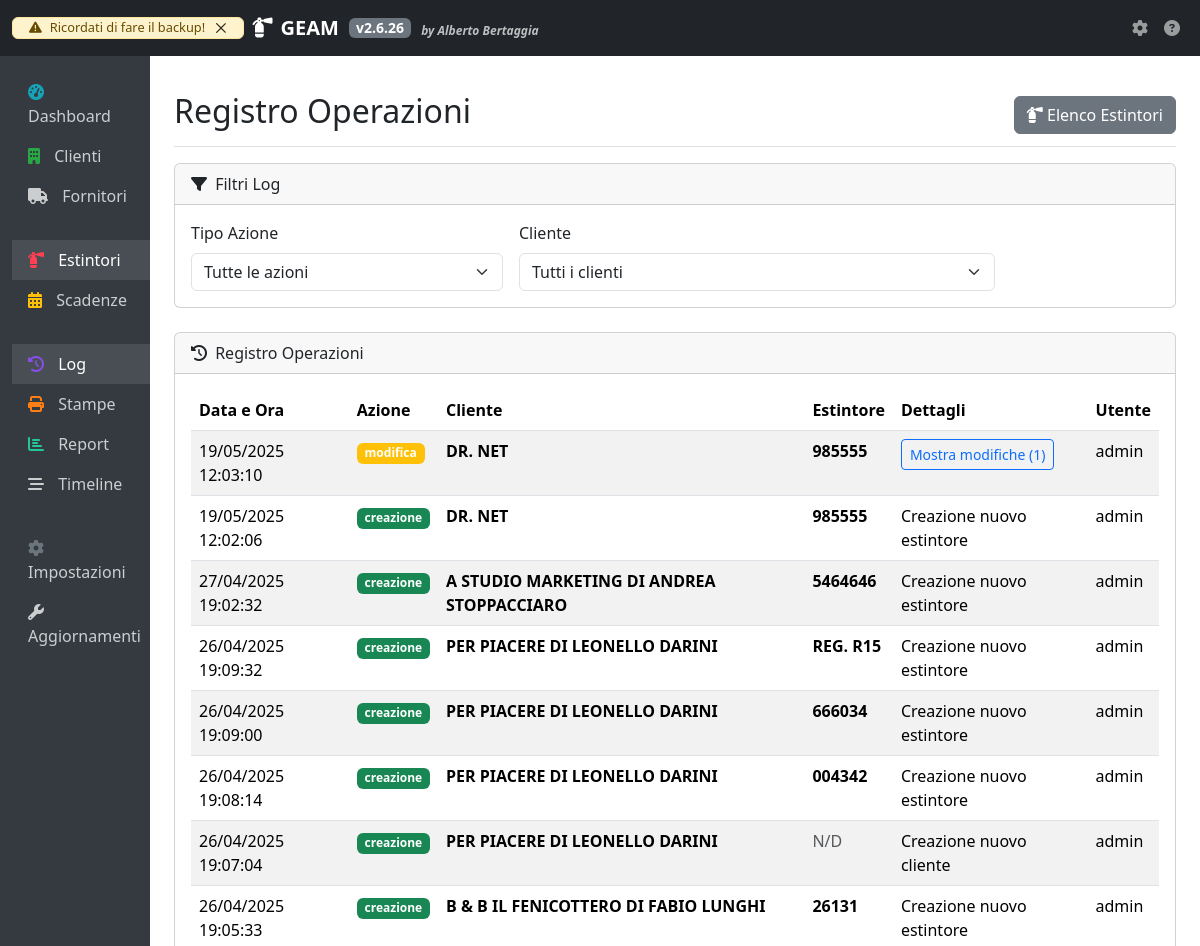
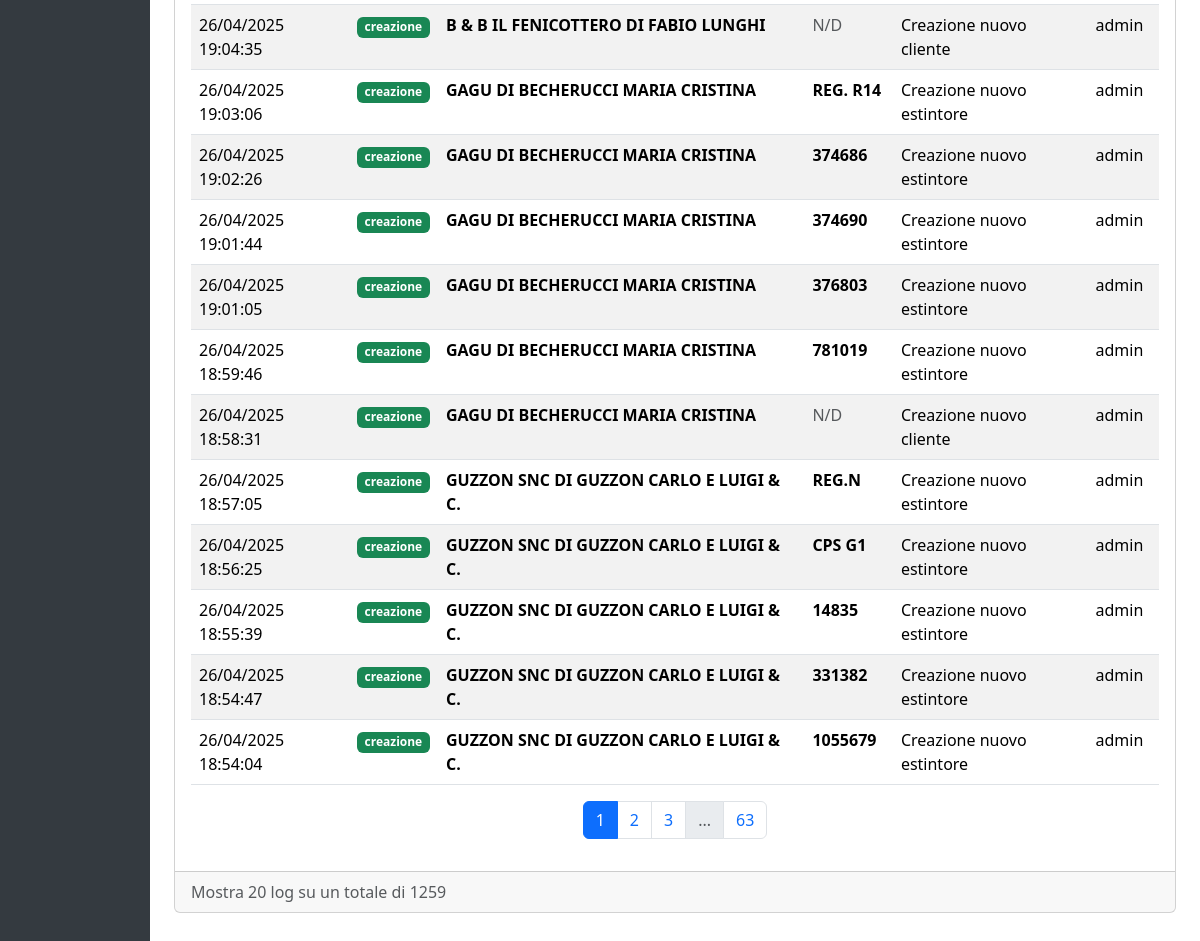
Screenshot of /estintori/logs with the database file from the repository (2 pictures, top to bottom).
### app/models/log.py (models this page shows, shortened)
class Log(db.Model):
    __tablename__ = 'logs'
    id = db.Column(db.Integer, primary_key=True)
    estintore_id = db.Column(db.Integer, db.ForeignKey('estintori.id', ondelete='SET NULL'), nullable=True)
    cliente_id = db.Column(db.Integer, db.ForeignKey('clienti.id', ondelete='SET NULL'), nullable=True)
    azione = db.Column(db.String(50), nullable=False)
    dettagli = db.Column(db.Text, nullable=False)
    data_ora = db.Column(db.DateTime, default=lambda: datetime.now(), nullable=False)
    utente = db.Column(db.String(50), nullable=True)  # Per futura implementazione autenticazione
    @property
    def dettagli_dict(self):
        try:
            return json.loads(self.dettagli)
        except:
            return self.dettagli

### app/views/estintori.py (the view)
@estintori_bp.route('/logs')
def logs():
    page = request.args.get('page', 1, type=int)
    per_page = 20
    azione = request.args.get('azione', None)
    cliente_id = request.args.get('cliente_id', None, type=int)
    query = Log.query.order_by(Log.data_ora.desc())
    if azione:
        query = query.filter(Log.azione == azione)
    if cliente_id:
        query = query.filter(Log.cliente_id == cliente_id)
    logs = query.paginate(page=page, per_page=per_page)
    cliente_filtrato = None
    if cliente_id:
        cliente_filtrato = Cliente.query.get_or_404(cliente_id)
    clienti = Cliente.query.order_by(Cliente.azienda).all()
    azioni = db.session.query(Log.azione).distinct().all()
    azioni = [a[0] for a in azioni]
    return render_template('estintori/logs.html',
                          logs=logs,
                          azione=azione,
                          cliente_id=cliente_id,
                          cliente_filtrato=cliente_filtrato,
                          clienti=clienti,
                          azioni=azioni)

### app/version.py (called while the page is built, shortened)
def get_config_path():
    instance_path = current_app.instance_path
    return os.path.join(instance_path, CONFIG_FILE)

def load_config():
    config_path = get_config_path()
    try:
        with open(config_path, 'r') as f:
            return json.load(f)
    except Exception as e:
        current_app.logger.error(f"Errore nel caricamento della configurazione: {str(e)}")
        return {
            "version": {
                "major": 1,
                "minor": 0,
                "patch": 0
            },
            "last_update": datetime.datetime.now().strftime('%Y-%m-%d %H:%M:%S')
        }

def get_version():
    config = load_config()
    version = config.get('version', {"major": 1, "minor": 0, "patch": 0})
    return f"{version['major']}.{version['minor']}.{version['patch']}"

### app/templates/estintori/logs.html (shortened to what this page needs)
{% extends "base.html" %}
{% block page_title %}Registro Operazioni{% endblock %}
{% block page_actions %}
<a href="{{ url_for('estintori.index') }}" class="btn btn-secondary">
  <i class="fas fa-fire-extinguisher"></i> Elenco Estintori
</a>
{% endblock %}
{% block content %}
<div class="card mb-4">
  <div class="card-header">
    <i class="fas fa-filter me-1"></i>
    Filtri Log
  </div>
  <div class="card-body">
    <form method="GET" action="{{ url_for('estintori.logs') }}" class="row g-3">
      <div class="col-md-4">
        <label class="form-label">Tipo Azione</label>
        <select name="azione" class="form-select" onchange="this.form.submit()">
          <option value="">Tutte le azioni</option>
        </select>
      </div>
      <div class="col-md-6">
        <label class="form-label">Cliente</label>
        <select name="cliente_id" class="form-select" onchange="this.form.submit()">
          <option value="">Tutti i clienti</option>
        </select>
      </div>
      <div class="col-md-2 d-flex align-items-end">
      </div>
    </form>
  </div>
</div>
<div class="card mb-4">
  <div class="card-header">
    <i class="fas fa-history me-1"></i>
    Registro Operazioni
  </div>
  <div class="card-body">
    <div class="table-responsive">
      <table class="table table-striped table-hover">
        <thead>
          <tr>
            <th>Data e Ora</th>
            <th>Azione</th>
            <th>Cliente</th>
            <th>Estintore</th>
            <th>Dettagli</th>
            <th>Utente</th>
          </tr>
        </thead>
        <tbody>
          {% for log in logs.items %}
          <tr>
            <td>{{ log.data_ora.strftime('%d/%m/%Y %H:%M:%S') }}</td>
            <td>
              {% if log.azione == 'creazione' %}
                <span class="badge bg-success">{{ log.azione }}</span>
              {% elif log.azione == 'modifica' %}
                <span class="badge bg-warning">{{ log.azione }}</span>
              {% elif log.azione == 'eliminazione' %}
                <span class="badge bg-danger">{{ log.azione }}</span>
              {% else %}
                <span class="badge bg-info">{{ log.azione }}</span>
              {% endif %}
            </td>
            <td>
              {% if log.cliente %}
                <span class="fw-bold">{{ log.cliente.azienda }}</span>
              {% elif log.dettagli_dict and log.dettagli_dict.cliente and 'azienda' in log.dettagli_dict.cliente %}
                <span class="fw-bold">{{ log.dettagli_dict.cliente.azienda }}</span>
              {% elif log.dettagli_dict and log.dettagli_dict.cliente_info and 'azienda' in log.dettagli_dict.cliente_info %}
                <span class="fw-bold">{{ log.dettagli_dict.cliente_info.azienda }}</span>
              {% else %}
                <span class="text-muted">N/D</span>
              {% endif %}
            </td>
            <td>
              {% if log.estintore %}
                <span class="fw-bold">{{ log.estintore.matricola }}</span>
              {% elif log.estintore_id and log.dettagli_dict and log.dettagli_dict.estintore and 'matricola' in log.dettagli_dict.estintore %}
                <span class="fw-bold">{{ log.dettagli_dict.estintore.matricola }}</span>
              {% elif log.dettagli_dict and log.dettagli_dict.estintore and 'matricola' in log.dettagli_dict.estintore %}
                <span class="fw-bold">{{ log.dettagli_dict.estintore.matricola }}{% if log.azione == 'eliminazione' %} (eliminato){% endif %}</span>
              {% else %}
                <span class="text-muted">N/D</span>
              {% endif %}
            </td>
            <td>
              {% if log.azione == 'modifica' and log.dettagli_dict.campi_modificati %}
                <button class="btn btn-sm btn-outline-primary" type="button" data-bs-toggle="collapse" data-bs-target="#logDetails{{ log.id }}" aria-expanded="false">
                  Mostra modifiche ({{ log.dettagli_dict.campi_modificati|length }})
                </button>
              {% elif log.azione == 'eliminazione' and log.dettagli_dict.estintore %}
                Eliminazione estintore {{ log.dettagli_dict.estintore.tipologia }} - {{ log.dettagli_dict.estintore.matricola }}
              {% elif log.azione == 'eliminazione' and log.dettagli_dict.tipo_eliminazione == 'estintore' %}
                Eliminazione estintore
              {% elif log.azione == 'eliminazione' %}
                Eliminazione {{ 'cliente' if not log.estintore_id else 'estintore' }}
              {% elif log.azione == 'creazione' and log.estintore_id %}
                Creazione nuovo estintore
              {% elif log.azione == 'creazione' and not log.estintore_id %}
                Creazione nuovo cliente
              {% else %}
                {{ log.azione|capitalize }}
              {% endif %}
            </td>
            <td>{{ log.utente or 'Sistema' }}</td>
          </tr>
          {% endfor %}
        </tbody>
      </table>
    </div>
    {% if logs.pages > 1 %}
    <nav aria-label="Paginazione log">
      <ul class="pagination justify-content-center">
        {% for page_num in logs.iter_pages(left_edge=1, right_edge=1, left_current=2, right_current=2) %}
          {% if page_num %}
            {% if page_num == logs.page %}
            <li class="page-item active">
              <span class="page-link">{{ page_num }}</span>
            </li>
            {% else %}
            <li class="page-item">
              <a class="page-link" href="{{ url_for('estintori.logs', page=page_num, azione=azione, cliente_id=cliente_id) }}">{{ page_num }}</a>
            </li>
            {% endif %}
          {% else %}
            <li class="page-item disabled">
              <span class="page-link">...</span>
            </li>
          {% endif %}
        {% endfor %}
      </ul>
    </nav>
    {% endif %}
  </div>
  <div class="card-footer text-muted">
    Mostra {{ logs.items|length }} log
    su un totale di {{ logs.total }}
  </div>
</div>
{% endblock %}

### rows the page displays
Log: data_ora "19/05/2025 12:03:10", azione "modifica", dettagli_dict.cliente_info.azienda "DR. NET", dettagli_dict.estintore.matricola "985555", dettagli_dict.campi_modificati|length "1", utente "admin"
Log: data_ora "19/05/2025 12:02:06", azione "creazione", dettagli_dict.cliente_info.azienda "DR. NET", dettagli_dict.estintore.matricola "985555", shows "Creazione nuovo estintore", utente "admin"
Log: data_ora "27/04/2025 19:02:32", azione "creazione", dettagli_dict.cliente_info.azienda "A STUDIO MARKETING DI ANDREA STOPPACCIARO", dettagli_dict.estintore.matricola "5464646", shows "Creazione nuovo estintore", utente "admin"
Log: data_ora "26/04/2025 19:09:32", azione "creazione", dettagli_dict.cliente_info.azienda "PER PIACERE DI LEONELLO DARINI", dettagli_dict.estintore.matricola "REG. R15", shows "Creazione nuovo estintore", utente "admin"
Log: data_ora "26/04/2025 19:09:00", azione "creazione", dettagli_dict.cliente_info.azienda "PER PIACERE DI LEONELLO DARINI", dettagli_dict.estintore.matricola "666034", shows "Creazione nuovo estintore", utente "admin"
Log: data_ora "26/04/2025 19:08:14", azione "creazione", dettagli_dict.cliente_info.azienda "PER PIACERE DI LEONELLO DARINI", dettagli_dict.estintore.matricola "004342", shows "Creazione nuovo estintore", utente "admin"
Log: data_ora "26/04/2025 19:07:04", azione "creazione", dettagli_dict.cliente.azienda "PER PIACERE DI LEONELLO DARINI", shows "N/D", shows "Creazione nuovo cliente", utente "admin"
Log: data_ora "26/04/2025 19:05:33", azione "creazione", dettagli_dict.cliente_info.azienda "B & B IL FENICOTTERO DI FABIO LUNGHI", dettagli_dict.estintore.matricola "26131", shows "Creazione nuovo estintore", utente "admin"
Log: data_ora "26/04/2025 19:04:35", azione "creazione", dettagli_dict.cliente.azienda "B & B IL FENICOTTERO DI FABIO LUNGHI", shows "N/D", shows "Creazione nuovo cliente", utente "admin"
Log: data_ora "26/04/2025 19:03:06", azione "creazione", dettagli_dict.cliente_info.azienda "GAGU DI BECHERUCCI MARIA CRISTINA", dettagli_dict.estintore.matricola "REG. R14", shows "Creazione nuovo estintore", utente "admin"
Log: data_ora "26/04/2025 19:02:26", azione "creazione", dettagli_dict.cliente_info.azienda "GAGU DI BECHERUCCI MARIA CRISTINA", dettagli_dict.estintore.matricola "374686", shows "Creazione nuovo estintore", utente "admin"
Log: data_ora "26/04/2025 19:01:44", azione "creazione", dettagli_dict.cliente_info.azienda "GAGU DI BECHERUCCI MARIA CRISTINA", dettagli_dict.estintore.matricola "374690", shows "Creazione nuovo estintore", utente "admin"
Log: data_ora "26/04/2025 19:01:05", azione "creazione", dettagli_dict.cliente_info.azienda "GAGU DI BECHERUCCI MARIA CRISTINA", dettagli_dict.estintore.matricola "376803", shows "Creazione nuovo estintore", utente "admin"
Log: data_ora "26/04/2025 18:59:46", azione "creazione", dettagli_dict.cliente_info.azienda "GAGU DI BECHERUCCI MARIA CRISTINA", dettagli_dict.estintore.matricola "781019", shows "Creazione nuovo estintore", utente "admin"
Log: data_ora "26/04/2025 18:58:31", azione "creazione", dettagli_dict.cliente.azienda "GAGU DI BECHERUCCI MARIA CRISTINA", shows "N/D", shows "Creazione nuovo cliente", utente "admin"
Log: data_ora "26/04/2025 18:57:05", azione "creazione", dettagli_dict.cliente_info.azienda "GUZZON SNC DI GUZZON CARLO E LUIGI & C.", dettagli_dict.estintore.matricola "REG.N", shows "Creazione nuovo estintore", utente "admin"
Log: data_ora "26/04/2025 18:56:25", azione "creazione", dettagli_dict.cliente_info.azienda "GUZZON SNC DI GUZZON CARLO E LUIGI & C.", dettagli_dict.estintore.matricola "CPS G1", shows "Creazione nuovo estintore", utente "admin"
Log: data_ora "26/04/2025 18:55:39", azione "creazione", dettagli_dict.cliente_info.azienda "GUZZON SNC DI GUZZON CARLO E LUIGI & C.", dettagli_dict.estintore.matricola "14835", shows "Creazione nuovo estintore", utente "admin"
Log: data_ora "26/04/2025 18:54:47", azione "creazione", dettagli_dict.cliente_info.azienda "GUZZON SNC DI GUZZON CARLO E LUIGI & C.", dettagli_dict.estintore.matricola "331382", shows "Creazione nuovo estintore", utente "admin"
Log: data_ora "26/04/2025 18:54:04", azione "creazione", dettagli_dict.cliente_info.azienda "GUZZON SNC DI GUZZON CARLO E LUIGI & C.", dettagli_dict.estintore.matricola "1055679", shows "Creazione nuovo estintore", utente "admin"

### other values shown
{{ version }} "2.6.26"
{{ page_num }} "1"
{{ page_num }} "2" "3" "63"
{{ logs.items|length }} "20"
{{ logs.total }} "1259"
